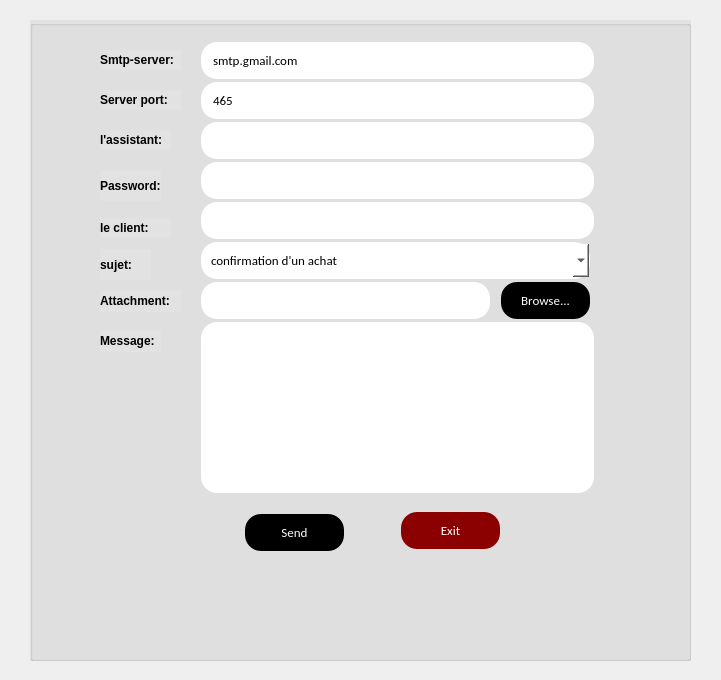
<?xml version="1.0" encoding="UTF-8"?>
<ui version="4.0">
 <class>Envoyermail</class>
 <widget class="QDialog" name="Envoyermail">
  <property name="geometry">
   <rect>
    <x>0</x>
    <y>0</y>
    <width>721</width>
    <height>680</height>
   </rect>
  </property>
  <property name="windowTitle">
   <string>Dialog</string>
  </property>
  <widget class="QGroupBox" name="groupBox">
   <property name="geometry">
    <rect>
     <x>30</x>
     <y>20</y>
     <width>661</width>
     <height>641</height>
    </rect>
   </property>
   <property name="styleSheet">
    <string notr="true">background-color:rgb(226, 226, 226);</string>
   </property>
   <property name="title">
    <string/>
   </property>
   <widget class="QLabel" name="label">
    <property name="geometry">
     <rect>
      <x>70</x>
      <y>30</y>
      <width>81</width>
      <height>20</height>
     </rect>
    </property>
    <property name="font">
     <font>
      <weight>75</weight>
      <bold>true</bold>
     </font>
    </property>
    <property name="text">
     <string>Smtp-server:</string>
    </property>
   </widget>
   <widget class="QLabel" name="label_8">
    <property name="geometry">
     <rect>
      <x>70</x>
      <y>270</y>
      <width>81</width>
      <height>22</height>
     </rect>
    </property>
    <property name="font">
     <font>
      <weight>75</weight>
      <bold>true</bold>
     </font>
    </property>
    <property name="text">
     <string>Attachment:</string>
    </property>
   </widget>
   <widget class="QLineEdit" name="server">
    <property name="geometry">
     <rect>
      <x>170</x>
      <y>20</y>
      <width>395</width>
      <height>41</height>
     </rect>
    </property>
    <property name="styleSheet">
     <string notr="true">background-color: white	;
  border: none;
  color: black;
  padding: 10px;
  text-align: center;
  text-decoration: none;
font-family:calibri;
  display: inline-block;
  font-size: 13px;
  margin: 2px 1px;
  border-radius : 16px;</string>
    </property>
    <property name="text">
     <string>smtp.gmail.com</string>
    </property>
    <property name="readOnly">
     <bool>true</bool>
    </property>
   </widget>
   <widget class="QLabel" name="label_3">
    <property name="geometry">
     <rect>
      <x>70</x>
      <y>110</y>
      <width>71</width>
      <height>20</height>
     </rect>
    </property>
    <property name="font">
     <font>
      <weight>75</weight>
      <bold>true</bold>
     </font>
    </property>
    <property name="text">
     <string>l'assistant:</string>
    </property>
   </widget>
   <widget class="QLineEdit" name="rcpt">
    <property name="geometry">
     <rect>
      <x>170</x>
      <y>180</y>
      <width>395</width>
      <height>41</height>
     </rect>
    </property>
    <property name="styleSheet">
     <string notr="true">background-color: white	;
  border: none;
  color: black;
  padding: 10px;
  text-align: center;
  text-decoration: none;
font-family:calibri;
  display: inline-block;
  font-size: 13px;
  margin: 2px 1px;
  border-radius : 16px;</string>
    </property>
   </widget>
   <widget class="QPlainTextEdit" name="msg">
    <property name="geometry">
     <rect>
      <x>170</x>
      <y>300</y>
      <width>395</width>
      <height>175</height>
     </rect>
    </property>
    <property name="styleSheet">
     <string notr="true">background-color: white	;
  border: none;
  color: black;
  padding: 10px;
  text-align: center;
  text-decoration: none;
font-family:calibri;
  display: inline-block;
  font-size: 13px;
  margin: 2px 1px;
  border-radius : 16px;</string>
    </property>
   </widget>
   <widget class="QLineEdit" name="uname">
    <property name="geometry">
     <rect>
      <x>170</x>
      <y>100</y>
      <width>395</width>
      <height>41</height>
     </rect>
    </property>
    <property name="styleSheet">
     <string notr="true">background-color: white	;
  border: none;
  color: black;
  padding: 10px;
  text-align: center;
  text-decoration: none;
font-family:calibri;
  display: inline-block;
  font-size: 13px;
  margin: 2px 1px;
  border-radius : 16px;</string>
    </property>
   </widget>
   <widget class="QLabel" name="label_5">
    <property name="geometry">
     <rect>
      <x>70</x>
      <y>198</y>
      <width>71</width>
      <height>20</height>
     </rect>
    </property>
    <property name="font">
     <font>
      <weight>75</weight>
      <bold>true</bold>
     </font>
    </property>
    <property name="text">
     <string>le client:</string>
    </property>
   </widget>
   <widget class="QPushButton" name="browseBtn">
    <property name="geometry">
     <rect>
      <x>470</x>
      <y>260</y>
      <width>91</width>
      <height>41</height>
     </rect>
    </property>
    <property name="styleSheet">
     <string notr="true">background-color: black	;
  border: none;
  color: white;
  padding: 10px;
  text-align: center;
  text-decoration: none;
font-family:calibri;
  display: inline-block;
  font-size: 13px;
  margin: 2px 1px;
  border-radius : 16px;</string>
    </property>
    <property name="text">
     <string>Browse...</string>
    </property>
   </widget>
   <widget class="QLineEdit" name="file">
    <property name="geometry">
     <rect>
      <x>170</x>
      <y>260</y>
      <width>291</width>
      <height>41</height>
     </rect>
    </property>
    <property name="styleSheet">
     <string notr="true">background-color: white	;
  border: none;
  color: black;
  padding: 10px;
  text-align: center;
  text-decoration: none;
font-family:calibri;
  display: inline-block;
  font-size: 13px;
  margin: 2px 1px;
  border-radius : 16px;</string>
    </property>
    <property name="readOnly">
     <bool>true</bool>
    </property>
   </widget>
   <widget class="QPushButton" name="sendBtn">
    <property name="geometry">
     <rect>
      <x>214</x>
      <y>492</y>
      <width>101</width>
      <height>41</height>
     </rect>
    </property>
    <property name="styleSheet">
     <string notr="true">background-color: black	;
  border: none;
  color: white;
  padding: 10px;
  text-align: center;
  text-decoration: none;
font-family:calibri;
  display: inline-block;
  font-size: 13px;
  margin: 2px 1px;
  border-radius : 16px;</string>
    </property>
    <property name="text">
     <string>Send</string>
    </property>
   </widget>
   <widget class="QPushButton" name="exitBtn">
    <property name="geometry">
     <rect>
      <x>370</x>
      <y>490</y>
      <width>101</width>
      <height>41</height>
     </rect>
    </property>
    <property name="styleSheet">
     <string notr="true">background-color: #8B0000	;
  border: none;
  color: white;
  padding: 10px;
  text-align: center;
  text-decoration: none;
font-family:calibri;
  display: inline-block;
  font-size: 13px;
  margin: 2px 1px;
  border-radius : 16px;</string>
    </property>
    <property name="text">
     <string>Exit</string>
    </property>
   </widget>
   <widget class="QLineEdit" name="paswd">
    <property name="geometry">
     <rect>
      <x>170</x>
      <y>140</y>
      <width>395</width>
      <height>41</height>
     </rect>
    </property>
    <property name="styleSheet">
     <string notr="true">background-color: white	;
  border: none;
  color: black;
  padding: 10px;
  text-align: center;
  text-decoration: none;
font-family:calibri;
  display: inline-block;
  font-size: 13px;
  margin: 2px 1px;
  border-radius : 16px;</string>
    </property>
    <property name="inputMask">
     <string/>
    </property>
    <property name="echoMode">
     <enum>QLineEdit::Password</enum>
    </property>
   </widget>
   <widget class="QLabel" name="label_6">
    <property name="geometry">
     <rect>
      <x>70</x>
      <y>229</y>
      <width>51</width>
      <height>31</height>
     </rect>
    </property>
    <property name="font">
     <font>
      <weight>75</weight>
      <bold>true</bold>
     </font>
    </property>
    <property name="text">
     <string>sujet:</string>
    </property>
   </widget>
   <widget class="QLabel" name="label_7">
    <property name="geometry">
     <rect>
      <x>70</x>
      <y>310</y>
      <width>61</width>
      <height>22</height>
     </rect>
    </property>
    <property name="font">
     <font>
      <weight>75</weight>
      <bold>true</bold>
     </font>
    </property>
    <property name="text">
     <string>Message:</string>
    </property>
   </widget>
   <widget class="QLineEdit" name="port">
    <property name="geometry">
     <rect>
      <x>170</x>
      <y>60</y>
      <width>395</width>
      <height>41</height>
     </rect>
    </property>
    <property name="styleSheet">
     <string notr="true">background-color: white	;
  border: none;
  color: black;
  padding: 10px;
  text-align: center;
  text-decoration: none;
font-family:calibri;
  display: inline-block;
  font-size: 13px;
  margin: 2px 1px;
  border-radius : 16px;</string>
    </property>
    <property name="text">
     <string>465</string>
    </property>
    <property name="readOnly">
     <bool>true</bool>
    </property>
   </widget>
   <widget class="QLabel" name="label_4">
    <property name="geometry">
     <rect>
      <x>70</x>
      <y>150</y>
      <width>61</width>
      <height>31</height>
     </rect>
    </property>
    <property name="font">
     <font>
      <weight>75</weight>
      <bold>true</bold>
     </font>
    </property>
    <property name="text">
     <string>Password:</string>
    </property>
   </widget>
   <widget class="QLabel" name="label_2">
    <property name="geometry">
     <rect>
      <x>70</x>
      <y>70</y>
      <width>81</width>
      <height>20</height>
     </rect>
    </property>
    <property name="font">
     <font>
      <weight>75</weight>
      <bold>true</bold>
     </font>
    </property>
    <property name="text">
     <string>Server port:</string>
    </property>
   </widget>
   <widget class="QComboBox" name="subject">
    <property name="geometry">
     <rect>
      <x>170</x>
      <y>220</y>
      <width>391</width>
      <height>41</height>
     </rect>
    </property>
    <property name="styleSheet">
     <string notr="true">background-color: white	;
  border: none;
  color: black;
  padding: 10px;
  text-align: center;
  text-decoration: none;
font-family:calibri;
  display: inline-block;
  font-size: 13px;
  margin: 2px 1px;
  border-radius : 16px;</string>
    </property>
    <item>
     <property name="text">
      <string>confirmation d'un achat</string>
     </property>
    </item>
    <item>
     <property name="text">
      <string>réponse à la réclamation</string>
     </property>
    </item>
    <item>
     <property name="text">
      <string>vérification des coordonnées </string>
     </property>
    </item>
    <item>
     <property name="text">
      <string>mise à jours des cordonnées du client</string>
     </property>
    </item>
   </widget>
  </widget>
 </widget>
 <resources/>
 <connections/>
</ui>
